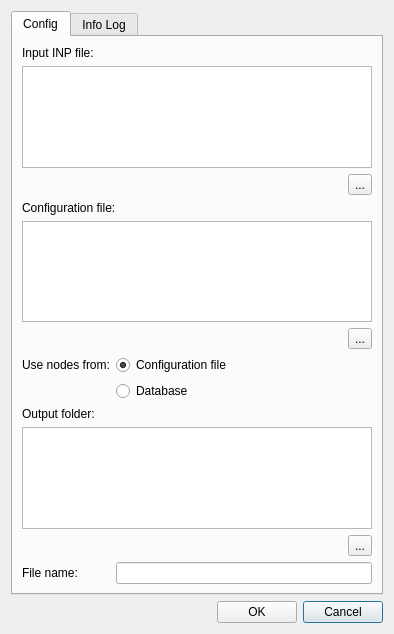
<?xml version="1.0" encoding="UTF-8"?>
<ui version="4.0">
 <class>dlg_add_demand_check</class>
 <widget class="QDialog" name="dlg_add_demand_check">
  <property name="geometry">
   <rect>
    <x>0</x>
    <y>0</y>
    <width>394</width>
    <height>634</height>
   </rect>
  </property>
  <property name="windowTitle">
   <string>Additional Demand Check</string>
  </property>
  <layout class="QGridLayout" name="gridLayout_2">
   <item row="11" column="0">
    <layout class="QGridLayout" name="lyt_buttons">
     <item row="0" column="1">
      <spacer name="horizontalSpacer">
       <property name="orientation">
        <enum>Qt::Horizontal</enum>
       </property>
       <property name="sizeHint" stdset="0">
        <size>
         <width>40</width>
         <height>20</height>
        </size>
       </property>
      </spacer>
     </item>
     <item row="0" column="3">
      <widget class="QPushButton" name="btn_cancel">
       <property name="text">
        <string>Cancel</string>
       </property>
      </widget>
     </item>
     <item row="0" column="2">
      <widget class="QPushButton" name="btn_ok">
       <property name="text">
        <string>OK</string>
       </property>
      </widget>
     </item>
     <item row="0" column="0">
      <widget class="QLabel" name="lbl_timer">
       <property name="text">
        <string/>
       </property>
      </widget>
     </item>
    </layout>
   </item>
   <item row="0" column="0">
    <widget class="QTabWidget" name="mainTab">
     <property name="currentIndex">
      <number>0</number>
     </property>
     <widget class="QWidget" name="tab_config">
      <property name="whatsThis">
       <string/>
      </property>
      <attribute name="title">
       <string>Config</string>
      </attribute>
      <layout class="QGridLayout" name="gridLayout_4">
       <item row="3" column="0" colspan="2">
        <widget class="QLabel" name="lbl_config">
         <property name="text">
          <string>Configuration file:</string>
         </property>
        </widget>
       </item>
       <item row="4" column="0" colspan="2">
        <widget class="QTextEdit" name="data_config_file"/>
       </item>
       <item row="11" column="1">
        <widget class="QLineEdit" name="txt_filename"/>
       </item>
       <item row="7" column="1">
        <widget class="QRadioButton" name="rdb_nodes_database">
         <property name="toolTip">
          <string>Retrieve node data with fid=491 from the anl_node table.</string>
         </property>
         <property name="text">
          <string>Database</string>
         </property>
        </widget>
       </item>
       <item row="8" column="0" colspan="2">
        <widget class="QLabel" name="lbl_output_folder">
         <property name="text">
          <string>Output folder:</string>
         </property>
        </widget>
       </item>
       <item row="9" column="0" colspan="2">
        <widget class="QTextEdit" name="data_output_folder"/>
       </item>
       <item row="0" column="0" colspan="2">
        <widget class="QLabel" name="lbl_input_file">
         <property name="text">
          <string>Input INP file:</string>
         </property>
        </widget>
       </item>
       <item row="6" column="0">
        <widget class="QLabel" name="lbl_nodes">
         <property name="text">
          <string>Use nodes from:</string>
         </property>
        </widget>
       </item>
       <item row="10" column="0" colspan="2" alignment="Qt::AlignRight">
        <widget class="QToolButton" name="btn_push_output_folder">
         <property name="text">
          <string>...</string>
         </property>
        </widget>
       </item>
       <item row="1" column="0" colspan="2">
        <widget class="QTextEdit" name="data_inp_input_file"/>
       </item>
       <item row="11" column="0">
        <widget class="QLabel" name="lbl_filename">
         <property name="text">
          <string>File name:</string>
         </property>
        </widget>
       </item>
       <item row="6" column="1">
        <widget class="QRadioButton" name="rdb_nodes_config">
         <property name="toolTip">
          <string>Retrieve node data from the &quot;nodes&quot; property within the configuration file.</string>
         </property>
         <property name="text">
          <string>Configuration file</string>
         </property>
         <property name="checked">
          <bool>true</bool>
         </property>
        </widget>
       </item>
       <item row="2" column="0" colspan="2" alignment="Qt::AlignRight">
        <widget class="QToolButton" name="btn_push_inp_input_file">
         <property name="text">
          <string>...</string>
         </property>
        </widget>
       </item>
       <item row="5" column="0" colspan="2" alignment="Qt::AlignRight">
        <widget class="QToolButton" name="btn_push_config_file">
         <property name="text">
          <string>...</string>
         </property>
        </widget>
       </item>
      </layout>
     </widget>
     <widget class="QWidget" name="tab_infolog">
      <attribute name="title">
       <string>Info Log</string>
      </attribute>
      <layout class="QGridLayout" name="gridLayout_5" columnstretch="0,0">
       <item row="0" column="0" colspan="2">
        <widget class="QTextEdit" name="txt_infolog">
         <property name="font">
          <font>
           <family>Courier New</family>
          </font>
         </property>
         <property name="lineWrapMode">
          <enum>QTextEdit::NoWrap</enum>
         </property>
        </widget>
       </item>
       <item row="1" column="0" colspan="2">
        <widget class="QProgressBar" name="progress_bar">
         <property name="value">
          <number>0</number>
         </property>
        </widget>
       </item>
      </layout>
     </widget>
    </widget>
   </item>
   <item row="4" column="0">
    <spacer name="verticalSpacer">
     <property name="orientation">
      <enum>Qt::Vertical</enum>
     </property>
     <property name="sizeHint" stdset="0">
      <size>
       <width>20</width>
       <height>33</height>
      </size>
     </property>
    </spacer>
   </item>
  </layout>
 </widget>
 <resources/>
 <connections/>
</ui>
